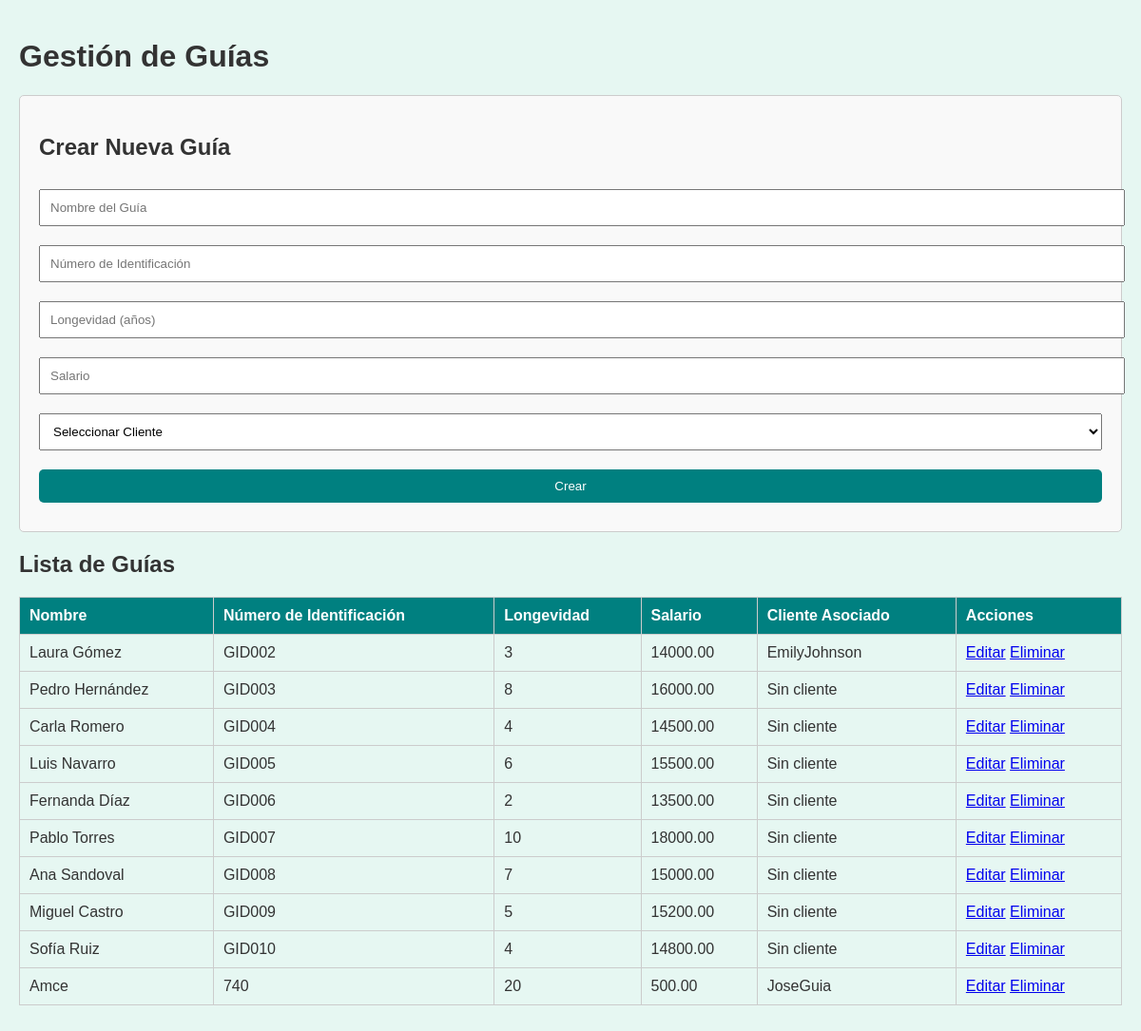
Screenshot of /guias.php with the database file from the repository.
### tables this page shows
CREATE TABLE `guias` (
  `id` int NOT NULL,
  `nombre_guia` varchar(100) NOT NULL,
  `numero_identificacion` varchar(20) NOT NULL,
  `longevidad` int DEFAULT NULL,
  `salario` decimal(10,2) NOT NULL,
  `id_cliente` int DEFAULT NULL
);

CREATE TABLE `clientes` (
  `id` int NOT NULL,
  `rol` enum('admin','usuario','guia') NOT NULL,
  `nombre_usuario` varchar(50) NOT NULL,
  `correo` varchar(100) NOT NULL,
  `contrasena` varchar(255) NOT NULL
);

### guias.php (the view, shortened to what this page needs)
<?php
include 'conexion.php';
$result = $conn->query("SELECT g.*, c.nombre_usuario AS cliente_nombre
                        FROM guias g
                        LEFT JOIN clientes c ON g.id_cliente = c.id");
?>
<!DOCTYPE html>
<html lang="es">
<head>
</head>
<body>
<h1>Gestión de Guías</h1>
<div class="form-container">
    <h2>Crear Nueva Guía</h2>
    <form method="POST" action="">
        <input type="text" name="nombre_guia" placeholder="Nombre del Guía" required>
        <input type="text" name="numero_identificacion" placeholder="Número de Identificación" required>
        <input type="number" name="longevidad" placeholder="Longevidad (años)">
        <input type="number" step="0.01" name="salario" placeholder="Salario" required>
        <select name="id_cliente" required>
            <option value="">Seleccionar Cliente</option>
        </select>
        <button type="submit" name="create">Crear</button>
    </form>
</div>
<h2>Lista de Guías</h2>
<table>
    <tr>
        <th>Nombre</th>
        <th>Número de Identificación</th>
        <th>Longevidad</th>
        <th>Salario</th>
        <th>Cliente Asociado</th>
        <th>Acciones</th>
    </tr>
    <?php while ($row = $result->fetch_assoc()): ?>
    <tr>
        <td><?php echo $row['nombre_guia']; ?></td>
        <td><?php echo $row['numero_identificacion']; ?></td>
        <td><?php echo $row['longevidad']; ?></td>
        <td><?php echo $row['salario']; ?></td>
        <td><?php echo $row['cliente_nombre'] ? $row['cliente_nombre'] : "Sin cliente"; ?></td>
        <td>
            <a href="?edit=<?php echo $row['id']; ?>">Editar</a>
            <a href="?delete=<?php echo $row['id']; ?>" onclick="return confirm('¿Seguro que deseas eliminar esta guía?');">Eliminar</a>
        </td>
    </tr>
    <?php endwhile; ?>
</table>
</body>
</html>

### guias.php (style rules this page uses)
body { font-family: Arial, sans-serif; background-color: #e6f7f2; color: #333; margin: 0; padding: 20px; }
table { width: 100%; border-collapse: collapse; margin-bottom: 20px; }
table, th, td { border: 1px solid #ccc; }
th, td { padding: 10px; text-align: left; }
th { background-color: #008080; color: white; }
button { background-color: #008080; color: white; border: none; padding: 10px 15px; cursor: pointer; border-radius: 5px; }
.form-container { background-color: #f9f9f9; padding: 20px; border: 1px solid #ccc; border-radius: 5px; margin-bottom: 20px; }
.form-container input, .form-container select, .form-container button { width: 100%; margin: 10px 0; padding: 10px; }

### rows the page displays
guias: nombre_guia "Laura Gómez", numero_identificacion "GID002", longevidad "3", salario "14000.00", id_cliente.nombre_usuario "EmilyJohnson"
guias: nombre_guia "Pedro Hernández", numero_identificacion "GID003", longevidad "8", salario "16000.00", shows "Sin cliente"
guias: nombre_guia "Carla Romero", numero_identificacion "GID004", longevidad "4", salario "14500.00", shows "Sin cliente"
guias: nombre_guia "Luis Navarro", numero_identificacion "GID005", longevidad "6", salario "15500.00", shows "Sin cliente"
guias: nombre_guia "Fernanda Díaz", numero_identificacion "GID006", longevidad "2", salario "13500.00", shows "Sin cliente"
guias: nombre_guia "Pablo Torres", numero_identificacion "GID007", longevidad "10", salario "18000.00", shows "Sin cliente"
guias: nombre_guia "Ana Sandoval", numero_identificacion "GID008", longevidad "7", salario "15000.00", shows "Sin cliente"
guias: nombre_guia "Miguel Castro", numero_identificacion "GID009", longevidad "5", salario "15200.00", shows "Sin cliente"
guias: nombre_guia "Sofía Ruiz", numero_identificacion "GID010", longevidad "4", salario "14800.00", shows "Sin cliente"
guias: nombre_guia "Amce", numero_identificacion "740", longevidad "20", salario "500.00", id_cliente.nombre_usuario "JoseGuia"
